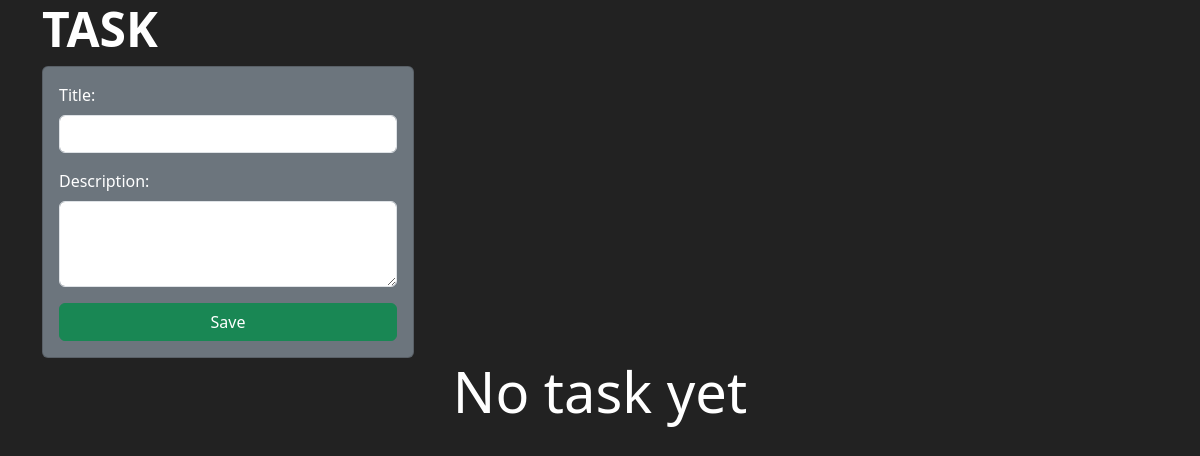
The app's page /, older data.
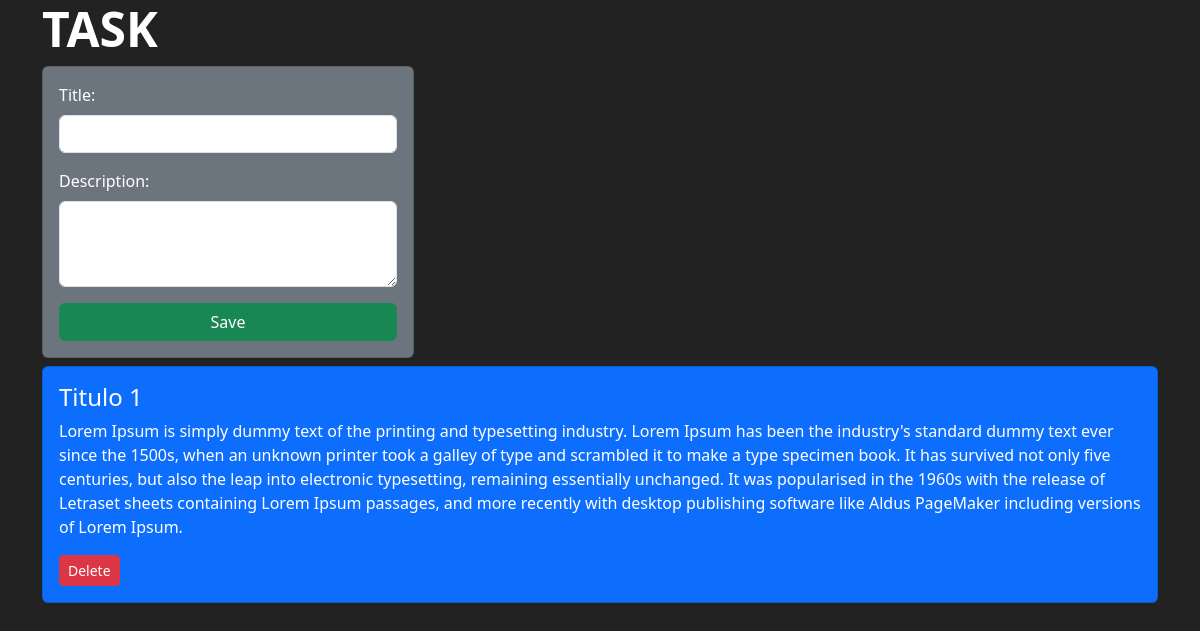
The same page, newer data.
### tasksApp/models.py (models this page shows)
class Task(models.Model):
    titulo = models.CharField(max_length=100)
    descripcion = models.TextField(blank=True)

### tasksApp/views.py (the view)
# urls.py: path('', views.task, name="Task"),
def task(request):
    tasks = Task.objects.all()
    return render(request, 'task.html', { "tasks": tasks })

### tasksApp/templates/task.html (shortened to what this page needs)
{% load static %}
<!DOCTYPE html>
<html lang="en">
  <head>
    <link rel="stylesheet" href="https://cdn.jsdelivr.net/npm/bootstrap@5.3.0-alpha1/dist/css/bootstrap.min.css">
    <link rel="stylesheet" href="{% static 'style.css' %}">
  </head>
  <body>
    <div class="container">
      <h2 class="display-5 fw-bold">TASK</h2>
      <form action="{% url 'createTask' %}" method="POST" class="card card-body col-4 bg-secondary">
        <div class="mb-3">
          <label for="exampleFormControlInput1" class="form-label">Title:</label>
          <input type="text" class="form-control" name="titulo">
        </div>
        <div class="mb-3">
          <label for="exampleFormControlTextarea1" class="form-label">Description:</label>
          <textarea class="form-control" name="descripcion" rows="3"></textarea>
        </div>
        <button class="btn btn-success">Save</button>
      </form>
      {% for task in tasks %}
        <div class="card card-body text-black mt-2 col-12 bg-primary text-white">
          <h4>{{task.titulo}}</h4>
          <p>{{task.descripcion}}</p>
          <form action="{% url 'deleteTask' task.id %}" method="POST">
            <button class="btn btn-danger btn-sm">Delete</button>
          </form>
        </div>
      {% empty %}
        <h2 class="display-4 text-center">No task yet</h2>
      {% endfor %}
    </div>
  </body>
</html>

Row changes from the older to the newer data that the page shows:
added Task: titulo "Titulo 1", descripcion "Lorem Ipsum is simply dummy text of the printing and typesetting industry. Lorem Ipsum has been the industry's standard dummy text ever since the 1500s, when an unknown printer took a galley of type and scrambled it to make a type specimen book. It has survived not only five centuries, but also the leap into electronic typesetting, remaining essentially unchanged. It was popularised in the 1960s with the release of Letraset sheets containing Lorem Ipsum passages, and more recently with desktop publishing software like Aldus PageMaker including versions of Lorem Ipsum."
Text that changed along with them:
text no longer shown: "No task yet"
